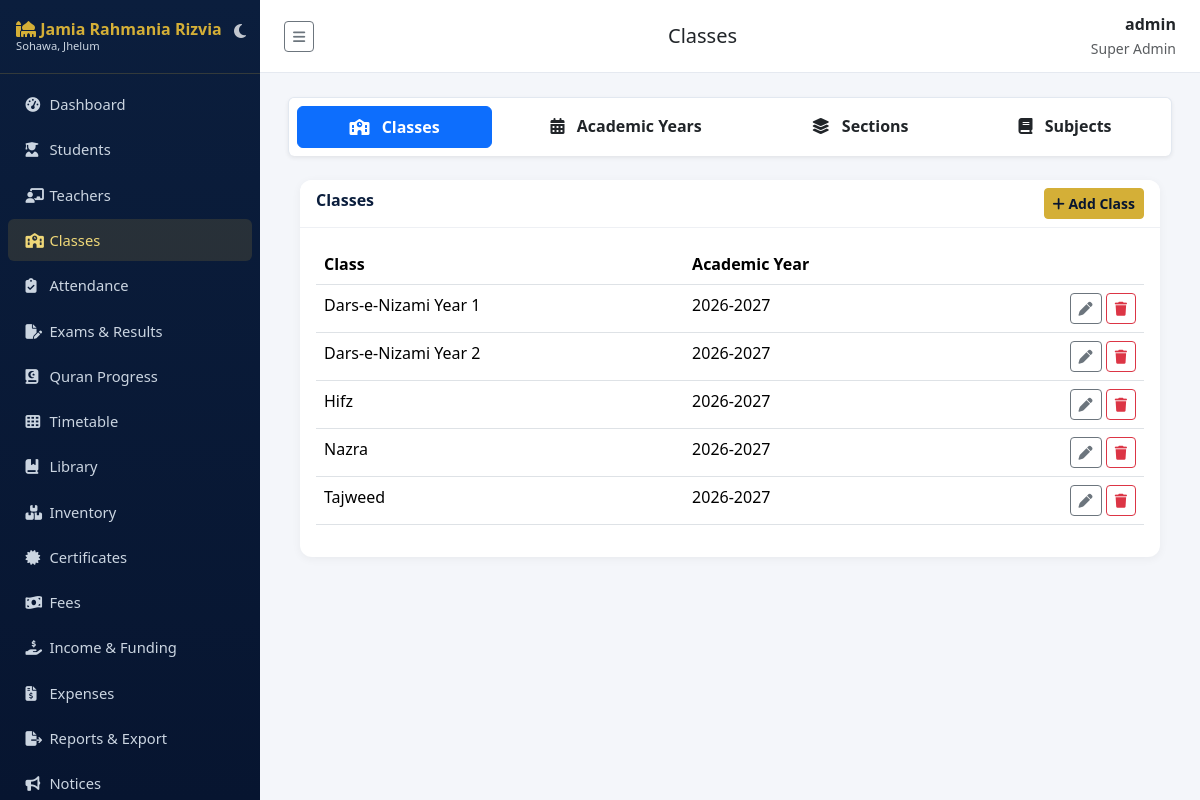
Screenshot of /academics/classes/ (signed in) with the database file from the repository.
### accounts/models.py (models this page shows, shortened)
class User(AbstractUser):
    class Role(models.TextChoices):
        SUPER_ADMIN = "SUPER_ADMIN", "Super Admin"
        PRINCIPAL = "PRINCIPAL", "Principal"
        ADMIN = "ADMIN", "Admin"
        TEACHER = "TEACHER", "Teacher"
        STUDENT = "STUDENT", "Student"
        PARENT = "PARENT", "Parent"
        ACCOUNTANT = "ACCOUNTANT", "Accountant"
        LIBRARIAN = "LIBRARIAN", "Librarian"
        STAFF = "STAFF", "Staff"
    role = models.CharField(max_length=20, choices=Role.choices, default=Role.STUDENT)
    phone = models.CharField(max_length=20, blank=True)
    photo = models.ImageField(upload_to="profile_photos/", blank=True, null=True)

### academics/models.py (models this page shows, shortened)
class SchoolClass(models.Model):
    name = models.CharField(max_length=50)  # e.g. Grade 1
    academic_year = models.ForeignKey(AcademicYear, on_delete=models.CASCADE, related_name="classes")
    class Meta:
        unique_together = ["name", "academic_year"]
        ordering = ["name"]

class AcademicYear(models.Model):
    name = models.CharField(max_length=20, unique=True)  # e.g. 2025-2026
    start_date = models.DateField()
    end_date = models.DateField()
    is_current = models.BooleanField(default=False)
    def __str__(self):
        return self.name

### academics/views.py (the view)
# urls.py: path("classes/", views.ClassListView.as_view(), name="class_list"),
class ClassListView(RoleRequiredMixin, ListView):
    model = SchoolClass
    template_name = "academics/class_list.html"
    context_object_name = "classes"
    allowed_roles = STAFF_ROLES

### accounts/mixins.py (called while the page is built)
    def dispatch(self, request, *args, **kwargs):
        if not request.user.is_authenticated:
            return self.handle_no_permission()
        if request.user.is_superuser or request.user.role in self.allowed_roles:
            return super().dispatch(request, *args, **kwargs)
        raise PermissionDenied("You do not have permission to access this page.")

### sitepages/context_processors.py (called while the page is built)
def site_settings(request):
    s = SiteSettings.get_solo()
    years = max(datetime.date.today().year - s.established_year, 0)
    return {"site_settings": s, "years_of_service": years}

### sitepages/models.py (called while the page is built)
    @classmethod
    def get_solo(cls):
        obj = cls.objects.first()
        if not obj:
            obj = cls.objects.create()
        return obj

### templates/academics/class_list.html
{% extends "base.html" %}
{% block page_title %}Classes{% endblock %}
{% block content %}
{% include "academics/_academics_tabs.html" %}
<div class="container-fluid">
<div class="card">
  <div class="card-header d-flex justify-content-between"><span>Classes</span>{% if request.user.is_superuser or request.user.role in "SUPER_ADMIN,PRINCIPAL,ADMIN" %}<a href="{% url 'academics:class_add' %}" class="btn btn-gold btn-sm"><i class="fa-solid fa-plus"></i> Add Class</a>{% endif %}</div>
  <div class="card-body">
    <table class="table table-hover">
      <thead><tr><th>Class</th><th>Academic Year</th><th></th></tr></thead>
      <tbody>
      {% for c in classes %}
        <tr><td>{{ c.name }}</td><td>{{ c.academic_year }}</td>
        <td class="text-end">
          {% if request.user.is_superuser or request.user.role in "SUPER_ADMIN,PRINCIPAL,ADMIN" %}<a href="{% url 'academics:class_edit' c.pk %}" class="btn btn-sm btn-outline-secondary"><i class="fa-solid fa-pen"></i></a>
          <a href="{% url 'academics:class_delete' c.pk %}" class="btn btn-sm btn-outline-danger"><i class="fa-solid fa-trash"></i></a>{% endif %}
        </td></tr>
      {% empty %}<tr><td colspan="3" class="text-center text-muted">No classes yet.</td></tr>{% endfor %}
      </tbody>
    </table>
  </div>
</div>
{% endblock %}

### templates/base.html (shortened to what this page needs)
{% load static %}
<!DOCTYPE html>
<html lang="en" id="theme-wrapper" data-bs-theme="light">
<head>
<link href="https://cdn.jsdelivr.net/npm/bootstrap@5.3.3/dist/css/bootstrap.min.css" rel="stylesheet">
<link href="https://cdnjs.cloudflare.com/ajax/libs/font-awesome/6.5.1/css/all.min.css" rel="stylesheet">
<link href="{% static 'css/style.css' %}" rel="stylesheet">
</head>
<body>
<nav class="sidebar" id="sidebar">
  <div class="brand d-flex justify-content-between align-items-center">
    <div>
      <i class="fa-solid fa-mosque"></i> Jamia Rahmania Rizvia
      <small class="d-block" style="font-size:.7rem;color:#cbd5e1;font-weight:400">Sohawa, Jhelum</small>
    </div>
    <button id="theme-toggle-btn" class="btn p-1 border-0 text-white opacity-75 hover-opacity-100" title="Switch Theme" style="background: transparent; box-shadow: none;">
      <i class="fa-solid fa-moon fs-6" id="theme-icon"></i>
    </button>
  </div>
  <ul class="nav flex-column py-2">
    {% if request.user.role in "STUDENT,PARENT" %}
      <li class="nav-item"><a class="nav-link {% if request.resolver_match.namespace == 'portal' %}active{% endif %}" href="{% url 'portal:home' %}"><i class="fa-solid fa-gauge-high"></i> My Portal</a></li>
      <li class="nav-item"><a class="nav-link {% if request.resolver_match.namespace == 'notices' and request.resolver_match.url_name == 'list' %}active{% endif %}" href="{% url 'notices:list' %}"><i class="fa-solid fa-bullhorn"></i> Notices</a></li>
      <li class="nav-item"><a class="nav-link {% if request.resolver_match.namespace == 'timetable' %}active{% endif %}" href="{% url 'timetable:view' %}"><i class="fa-solid fa-table-cells"></i> Timetable</a></li>
      <li class="nav-item"><a class="nav-link" href="{% url 'notices:event_list' %}"><i class="fa-solid fa-calendar-days"></i> Events</a></li>
    {% else %}
      <li class="nav-item"><a class="nav-link {% if request.resolver_match.namespace == 'dashboard' %}active{% endif %}" href="{% url 'dashboard:index' %}"><i class="fa-solid fa-gauge-high"></i> Dashboard</a></li>
      <li class="nav-item"><a class="nav-link {% if request.resolver_match.namespace == 'students' %}active{% endif %}" href="{% url 'students:list' %}"><i class="fa-solid fa-user-graduate"></i> Students</a></li>
      {% if request.user.is_superuser or request.user.role in "SUPER_ADMIN,PRINCIPAL,ADMIN" %}
      <li class="nav-item"><a class="nav-link {% if request.resolver_match.namespace == 'teachers' %}active{% endif %}" href="{% url 'teachers:list' %}"><i class="fa-solid fa-chalkboard-user"></i> Teachers</a></li>
      <li class="nav-item"><a class="nav-link {% if request.resolver_match.url_name == 'class_list' %}active{% endif %}" href="{% url 'academics:class_list' %}"><i class="fa-solid fa-school"></i> Classes</a></li>
      {% endif %}
      <li class="nav-item"><a class="nav-link " href="{% url 'attendance:mark' %}"><i class="fa-solid fa-clipboard-check"></i> Attendance</a></li>
      {% if request.user.is_superuser or request.user.role in "SUPER_ADMIN,PRINCIPAL,ADMIN,TEACHER" %}
      <li class="nav-item"><a class="nav-link {% if request.resolver_match.namespace == 'exams' %}active{% endif %}" href="{% url 'exams:list' %}"><i class="fa-solid fa-file-pen"></i> Exams &amp; Results</a></li>
      <li class="nav-item"><a class="nav-link {% if request.resolver_match.namespace == 'hifz' %}active{% endif %}" href="{% url 'hifz:list' %}"><i class="fa-solid fa-book-quran"></i> Quran Progress</a></li>
      {% endif %}
      <li class="nav-item"><a class="nav-link " href="{% url 'timetable:view' %}"><i class="fa-solid fa-table-cells"></i> Timetable</a></li>
      <li class="nav-item"><a class="nav-link {% if request.resolver_match.namespace == 'library' %}active{% endif %}" href="{% url 'library:books' %}"><i class="fa-solid fa-book-bookmark"></i> Library</a></li>
      {% if request.user.is_superuser or request.user.role in "SUPER_ADMIN,PRINCIPAL,ADMIN,STAFF,LIBRARIAN" %}
      <li class="nav-item"><a class="nav-link {% if request.resolver_match.namespace == 'inventory' %}active{% endif %}" href="{% url 'inventory:list' %}"><i class="fa-solid fa-boxes-stacked"></i> Inventory</a></li>
      {% endif %}
      {% if request.user.is_superuser or request.user.role in "SUPER_ADMIN,PRINCIPAL,ADMIN" %}
      <li class="nav-item"><a class="nav-link {% if request.resolver_match.namespace == 'certificates' %}active{% endif %}" href="{% url 'certificates:list' %}"><i class="fa-solid fa-certificate"></i> Certificates</a></li>
      {% endif %}
      {% if request.user.is_superuser or request.user.role in "SUPER_ADMIN,PRINCIPAL,ADMIN,ACCOUNTANT" %}
      <li class="nav-item"><a class="nav-link {% if request.resolver_match.url_name == 'payment_list' %}active{% endif %}" href="{% url 'fees:payment_list' %}"><i class="fa-solid fa-money-bill-wave"></i> Fees</a></li>
      <li class="nav-item"><a class="nav-link {% if request.resolver_match.url_name == 'income_list' %}active{% endif %}" href="{% url 'fees:income_list' %}"><i class="fa-solid fa-hand-holding-dollar"></i> Income &amp; Funding</a></li>
      <li class="nav-item"><a class="nav-link {% if request.resolver_match.url_name == 'expense_list' %}active{% endif %}" href="{% url 'fees:expense_list' %}"><i class="fa-solid fa-file-invoice-dollar"></i> Expenses</a></li>
      {% endif %}
      {% if request.user.is_superuser or request.user.role in "SUPER_ADMIN,PRINCIPAL,ADMIN,ACCOUNTANT" %}
      <li class="nav-item"><a class="nav-link {% if request.resolver_match.namespace == 'reports' %}active{% endif %}" href="{% url 'reports:index' %}"><i class="fa-solid fa-file-export"></i> Reports &amp; Export</a></li>
      {% endif %}
      <li class="nav-item"><a class="nav-link {% if request.resolver_match.namespace == 'notices' %}active{% endif %}" href="{% url 'notices:list' %}"><i class="fa-solid fa-bullhorn"></i> Notices</a></li>
    {% endif %}
  </ul>
</nav>
<div class="main-content">
  <div class="topbar">
    <button class="btn btn-sm btn-outline-secondary" id="sidebarToggle" type="button" title="Show / hide menu" aria-label="Toggle menu"><i class="fa-solid fa-bars"></i></button>
    <h5 class="mb-0">{% block page_title %}Dashboard{% endblock %}</h5>
    <div class="text-end">
      <div class="fw-semibold">{{ request.user.get_full_name|default:request.user.username }}</div>
      <small class="text-muted">{{ request.user.get_role_display }}</small>
    </div>
  </div>
  {% block content %}{% endblock %}
</div>
</body>
</html>

### static/css/style.css (style rules this page uses)
:root { --navy: #0b1e3d; --navy-dark: #071530; --gold: #d4af37; --gold-light: #f0d878; --bg: #f4f6fa; }
body { background: var(--bg); font-family: 'Segoe UI', Roboto, sans-serif; }
.sidebar { background: linear-gradient(180deg, var(--navy) 0%, var(--navy-dark) 100%); min-height: 100vh; width: 250px; position: fixed; top: 0; left: 0; z-index: 1030; }
.sidebar .brand { color: var(--gold); font-weight: 700; padding: 1.25rem 1rem; border-bottom: 1px solid rgba(212,175,55,.2); }
.sidebar .nav-link { color: #cbd5e1; padding: .6rem 1.1rem; border-radius: 6px; margin: 2px 8px; font-size: .92rem; }
.sidebar .nav-link.active, .sidebar .nav-link:hover { background: rgba(212,175,55,.15); color: var(--gold-light); }
.sidebar .nav-link i { width: 20px; }
.main-content { margin-left: 250px; padding: 1.5rem 1.75rem; }
.topbar { background: #fff; border-bottom: 1px solid #e5e9f0; padding: .75rem 1.5rem; margin: -1.5rem -1.75rem 1.5rem -1.75rem; display: flex; justify-content: space-between; align-items: center; }
.card { border: none; border-radius: 12px; box-shadow: 0 2px 10px rgba(0,0,0,.05); }
.card-header { background: #fff; border-bottom: 1px solid #eef0f4; font-weight: 600; color: var(--navy); border-radius: 12px 12px 0 0 !important; }
.btn-gold { background: var(--gold); border-color: var(--gold); color: var(--navy-dark); font-weight: 600; }
.table thead { background: var(--navy); color: #fff; }
#sidebar { position: fixed; top: 0; left: 0; width: 260px; height: 100vh; overflow-y: auto !important; z-index: 1050; transition: all 0.3s ease; }
.main-content { margin-left: 260px; transition: all 0.3s ease; }
#sidebar .brand { padding-right: 35px !important; line-height: 1.2 !important; }
#theme-toggle-btn { position: absolute; right: 10px; top: 15px; z-index: 10; }

### templates/base.html (style rules this page uses)
html, body { min-height: 100vh !important; height: 100%; }
#sidebar .brand { cursor: grab; user-select: none; touch-action: none; }

### rows the page displays
User: user.get_full_name "admin", user.role "Super Admin"
SchoolClass: name "Dars-e-Nizami Year 1", academic_year "2026-2027"
SchoolClass: name "Dars-e-Nizami Year 2", academic_year "2026-2027"
SchoolClass: name "Hifz", academic_year "2026-2027"
SchoolClass: name "Nazra", academic_year "2026-2027"
SchoolClass: name "Tajweed", academic_year "2026-2027"
